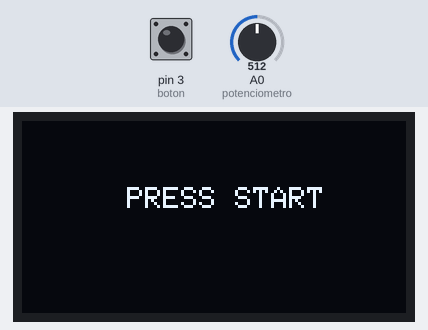
The sketch below on a simulated Arduino Uno, built with avr-gcc and run on an emulated ATmega328P. Shown: 128×64 one-colour display. The inputs (shaded band) are chosen by the test bench; at power-on: pin 3 (boton) LOW, A0 (potenciometro) = 512. Random numbers use the default seed unless the sketch sets one.

Above: at 1.2 s.
1.3 s: pin 3 (boton) pulled HIGH for 0.15 s
At 1.48 s:
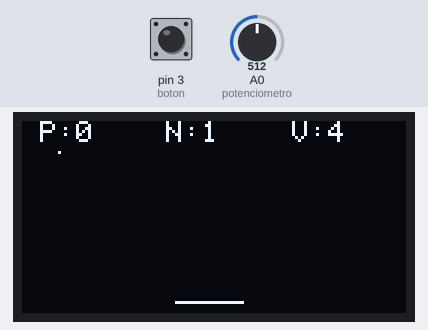
2.0 s: A0 (potenciometro) set to 716
At 2.42 s:
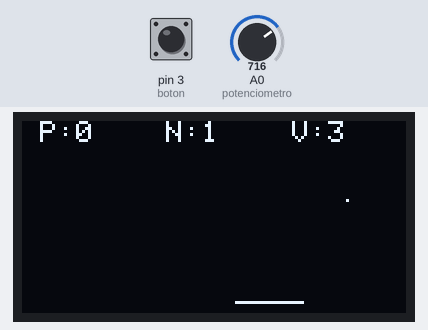
5.0 s: pin 3 (boton) pulled HIGH for 1 s
9.0 s: A0 (potenciometro) set to 900
At 9.67 s:
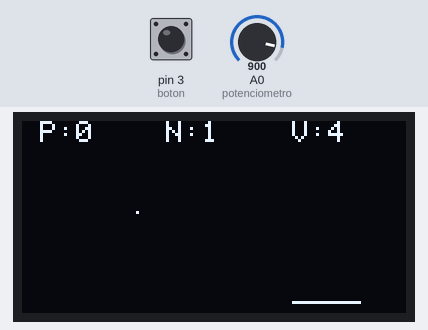
10.7 s: A0 (potenciometro) set to 1023
At 10.93 s:
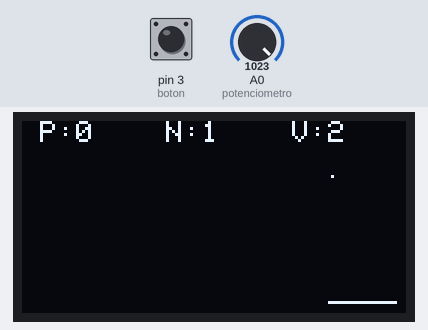
Timing chart, 0 to 13.7 s (numbered marks = the images above; inputs shaded):
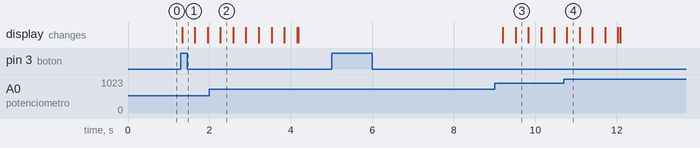

Measured:
- after the input at 1.3 s, the display: changes at once (image 1)
- after the input at 5.0 s, every drawn part: stays the same

The sketch:

Practica17.ino
```cpp
/* Librerias para usar display ssd1306 */
#include <SPI.h>
#include <Wire.h>
#include <Adafruit_GFX.h>
#include <Adafruit_SSD1306.h>
Adafruit_SSD1306 display(-1);

/* Declaración de las variables para la entrada */
int boton = 3;
int potenciometro = 0;

/* Variables auxiliares  */
int vida;
int nivel;
int puntos;
int movimiento;
int limite;
boolean bajada=false;
boolean inicio=false;
int pixelInicio;

void setup() {
  Serial.begin(9600);

  /* Inicio el display para la AxAA dirección */
  display.begin(SSD1306_SWITCHCAPVCC, 0x3C);
  display.clearDisplay();
  display.setTextSize(1);
  display.setTextColor(WHITE);
  display.setCursor(35,22);
  display.println("PRESS START");
  display.display();

  /* Entradas */
  pinMode(boton,INPUT);

  attachInterrupt(digitalPinToInterrupt(boton),iniciar,CHANGE);
}

void loop() {
  if(inicio){

    if(vida < 1){
      inicio = false;
      display.clearDisplay();
      display.setTextSize(1);
      display.setTextColor(WHITE);
      display.setCursor(35,22);
      display.println("GAME OVER");
      display.display();
      delay(5000);
      reiniciar();
    }

    else{
      cambiar_nivel();
      if(!bajada){
        limite=10;
        pixelInicio = random(5,125);
        bajada = true;
      }
      else{
        pixelInicio = random(pixelInicio-5,pixelInicio+5);
      }

      display.clearDisplay();

      display.setTextSize(1);
      display.setTextColor(WHITE);
      display.setCursor(0,0);
      display.println(" P:" + String(puntos) + "    N:" + String(nivel) + "    V:" + String(vida));
      display.drawPixel(pixelInicio,limite,WHITE);

      limite+=2*nivel;

      movimiento = analogRead(potenciometro)/10;

      display.drawLine(movimiento, 60, movimiento+22, 60, WHITE);

      if(limite >= 60){
        if(pixelInicio >= movimiento && (pixelInicio <= (movimiento+22))){
          puntos++;
        }
        else{
          vida--;
        }
        bajada = false;
      }
      display.display();
    }
  }
}

void iniciar(){
  if(inicio==false){
    vida = 4;
    puntos = 0;
    nivel = 1;
    inicio=true;
  }
}

void reiniciar(){
  display.clearDisplay();
  display.setTextSize(1);
  display.setTextColor(WHITE);
  display.setCursor(35,22);
  display.println("PRESS START");
  display.display();
}

void cambiar_nivel(){
  switch(puntos){
    case 3:
      nivel=2;
      break;
    case 6:
      nivel=3;
      break;
    case 9:
      nivel=4;
      break;
  }
}
```
